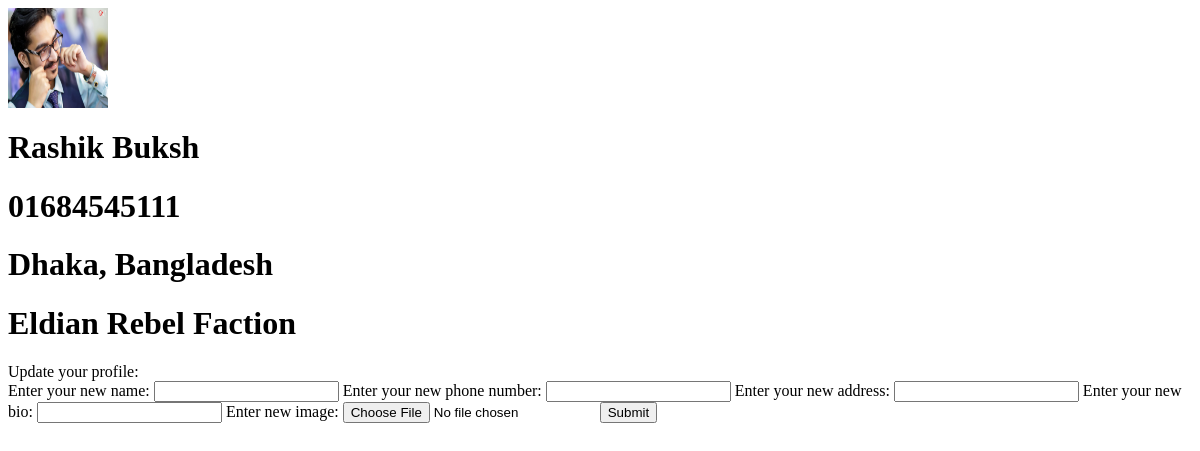
The page /main/user_profile/ (signed in) on the database as committed earlier.
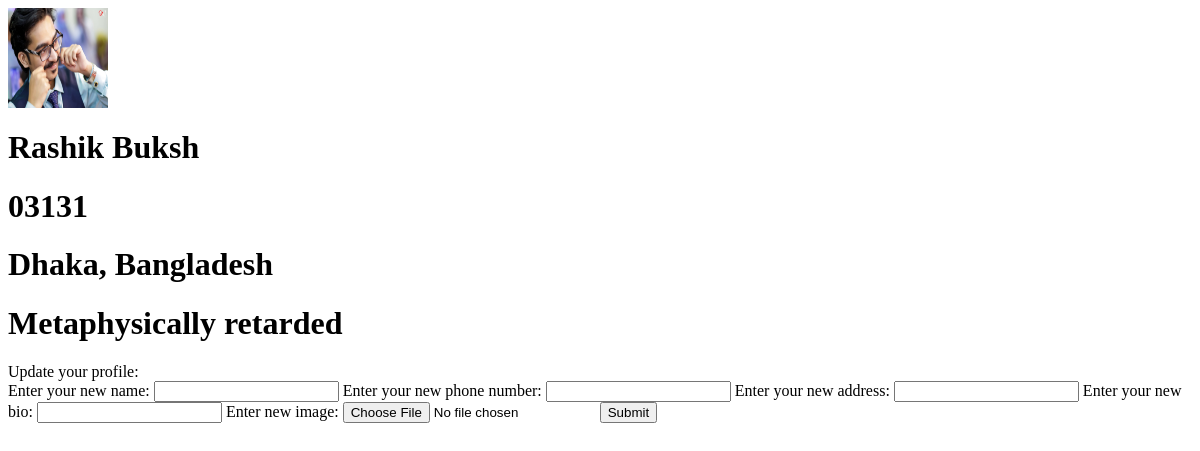
The same page on the database as committed later.
### main/models.py (models this page shows)
class userProfile(models.Model):
    user = models.OneToOneField(settings.AUTH_USER_MODEL, null=True, on_delete=models.CASCADE)
    user_name = models.CharField(max_length=300, null=True)
    user_phone = models.CharField(max_length=20, null=True)
    user_address = models.CharField(max_length=20, null=True)
    date = models.DateTimeField(auto_now_add=True)
    bio = models.CharField(max_length=300, null=True)
    user_image = models.ImageField(blank=True, null=True, upload_to='media')

### main/views.py (the view)
@login_required(login_url="/account/login/")
def UserProfile(request):
    primaryKey = request.POST.get('primaryKey')
    if primaryKey is None:
        primaryKey = 1
    instance = userProfile.objects.get(id=primaryKey)
    UserProfile.user_name = request.POST.get('user_name')
    UserProfile.phone = request.POST.get('phone_number')
    UserProfile.address = request.POST.get('address')
    UserProfile.bio = request.POST.get('bio')
    UserProfile.image = request.FILES.get('image')
    if UserProfile.user_name is not None and UserProfile.user_name != '':
        instance.user_name = UserProfile.user_name
    if UserProfile.phone is not None and UserProfile.phone != '':
        instance.user_phone = UserProfile.phone
    if UserProfile.address is not None and UserProfile.address != '':
        instance.user_address = UserProfile.address
    if UserProfile.bio is not None and UserProfile.bio!= '':
        instance.bio = UserProfile.bio
    if UserProfile.image is not None:
        instance.user_image = UserProfile.image
    instance.save()
    profile = userProfile.objects.all()
    profile2 = userProfile.objects.filter(user=request.user).first()
    b = ''
    if profile2 is None:
        b = 'NoData'
    context = {}
    context['profile'] = profile
    context['booli'] = b
    context['name'] = UserProfile.user_name
    context['phone'] = UserProfile.phone
    context['address'] = UserProfile.address
    context['bio'] = UserProfile.bio
    context['image'] = UserProfile.image
    return render(request, 'main/user_profile.html', context)

### main/templates/main/User_Profile.html (shortened to what this page needs)
<html>
<body>
                        {% for profile in profile %}
                            {% if user == profile.user %}
                                    {% if profile.user_image %}
                                    <img src="{{ profile.user_image.url }}" alt="Error" height="100px" width="100px">
                                    {% endif %}
									<h1> {{ profile.user_name }} </h1>
									<h1> {{ profile.user_phone }} </h1>
									<h1> {{ profile.user_address }} </h1>
									<h1> {{ profile.bio }} </h1>
                                    Update your profile:
                                     <form method="post" autocomplete="on" enctype="multipart/form-data">
                                        Enter your new name:
                                        <input type="text" name="user_name">
                                        Enter your new phone number:
                                        <input type="text" name="phone_number">
                                        Enter your new address:
                                        <input type="text" name="address">
                                        Enter your new bio:
                                        <input type="text" name="bio">
                                         Enter new image:
                                         <input type="file" id="image" name="image">
                                        <button type="submit">
                                            Submit
                                        </button>
                                     </form>
                      {% endif %}
                        {% endfor %}
</body>
</html>

Rows that differ between the two databases and show on the page:
changed userProfile "Rashik Buksh": user_phone "01684545111" → "03131"; bio "Eldian Rebel Faction" → "Metaphysically retarded"
